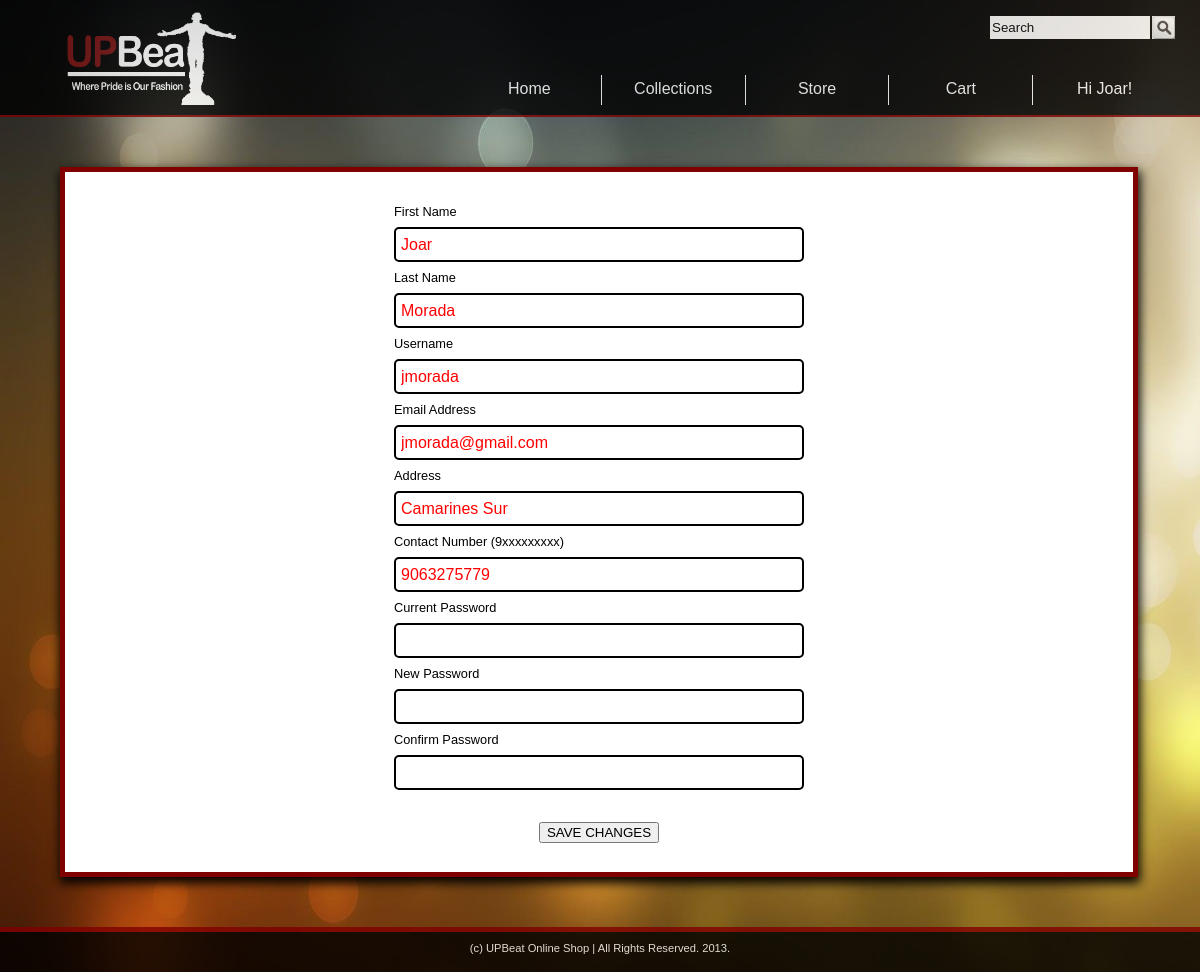
The page /upbeat.com/editaccount.php (signed in) on the database its author committed.
### tables this page shows
CREATE TABLE IF NOT EXISTS `customer` (
  `id` int(6) unsigned NOT NULL AUTO_INCREMENT,
  `fname` varchar(50) NOT NULL,
  `lname` varchar(20) NOT NULL,
  `username` varchar(20) NOT NULL,
  `email` varchar(50) NOT NULL,
  `address` varchar(50) NOT NULL,
  `contact` decimal(11,0) NOT NULL,
  `password` varchar(50) NOT NULL,
  `type` varchar(20) NOT NULL,
  PRIMARY KEY (`id`)
);

### upbeat.com/editaccount.php (the view, shortened to what this page needs)
<?php
	if(strcmp($_SESSION['type'], "customer") == 0)
		$result = mysql_query("SELECT * from customer where id=".$_SESSION['id']);
	else
		$result = mysql_query("SELECT * from administrator where id=".$_SESSION['id']);
	$row = mysql_fetch_array($result);
	$pass = $_SESSION["password"];
?>
<html>
	<head>
		<link rel = "stylesheet" type = "text/css" href = "CSS/local.css">
		<link rel = "stylesheet" type = "text/css" href = "CSS/editaccount.css">
	</head>
	<body>
		<div id = 'header'>
			<form name = 'searchform' method = 'post' action = 'store.php?cat=search&start=0&page=1'>
				<div id = 'srchline'>
					<input id = 'sbutton' type = 'submit' name = 'sbutton' value = ''/>
					<input id = 'stxtbox' type = 'text' name = 'stxtbox' value = 'Search' />
				</div>
			</form>
			<div id = 'menuline'>
				<ul id = 'menulist'>
					<li id = 'last'>
						<?php
							if (isset($_SESSION['uname'])){ echo "Hi ".$_SESSION['fname']."!";}
							else echo "Log in";
						?>
					</li>
					<li><a class = 'link' href = 'viewcart.php'>Cart</a></li>
					<li><a class = 'link' href = 'store.php?cat=all&start=0&page=1'>Store</a></li>
					<li><a class = 'link' href = 'collections.php'>Collections</a></li>
					<li id = 'home'>
						<?php
							if(isset($_SESSION['type']))
							{
								if(strcmp($_SESSION['type'], "administrator") == 0)
									echo "<a class = 'link' href = 'admin.php'>Home</a>";
								else echo "<a class = 'link' href = 'home.php'>Home</a>";
							}
							else echo "<a class = 'link' href = 'home.php'>Home</a>";
						?>
					</li>
				</ul>
			</div>
			<div id = 'logo'></div>
		</div>
		<?php
			if(isset($_SESSION['type']))
			{
				if(strcmp($_SESSION['type'], "administrator") == 0)
				{
					echo "<div id = 'maincontent'>
						<div id = 'editdiv'>
							<form name = 'editaccountadmin' method = 'post' action = 'process.php'>
								<center>
									<table class = 'account'>
										<tr><td>First Name <span id = 'editfname'></span></td></tr>
										<tr><td class = 'inputd'><input class = 'inputxt' type = 'text' name = 'acfname' value='".$row[1]."'></td></tr>
										<tr><td>Last Name <span id = 'editlname'></td></tr>
										<tr><td class = 'inputd'><input class = 'inputxt' type = 'text' name = 'aclname' value='".$row[2]."'></td></tr>
										<tr><td>Username <span id = 'edituname'></span></td></tr>
										<tr><td class = 'inputd'><input class = 'inputxt' type = 'text' name = 'acuname' value='".$row[3]."'></td></tr>
										<tr><td>Current Password <span id = 'editpword'></span></td></tr>
										<tr><td class = 'inputd'><input class = 'inputxt' type = 'password' name = 'acpword'/></td></tr>
										<tr><td>New Password <span id = 'editnewword'></td></tr>
										<tr><td class = 'inputd'><input class = 'inputxt' type = 'password' name = 'acnewword'/></td></tr>
										<tr><td>Confirm Password <span id = 'editconpword'></span></td></tr>
										<tr><td class = 'inputd'><input class = 'inputxt' type = 'password' name = 'acconword'/></td></tr>
										<tr><td colspan = '2'><input type = 'hidden' name = 'hidepword' value = '".$pass."'</td></tr>
										<tr><td class = 'tdcenter'><input type = 'submit' name = 'editacc' onclick = 'return adminEdit();' value='Save Changes'/></td></tr>
									</table>
								</center>
							</form>
						</div>
					</div>";
				}
				else
				{
					echo "
						<div id = 'maincontentedit'>
							<div id = 'accountdivedit'>
								<center>
									<form name = 'editaccount' method = 'post' action = 'process.php'>
										<table class = 'account'>
											<tr><td>First Name <span id = 'editfname'></span></td></tr>
											<tr><td class = 'inputd'><input class = 'inputxt' type = 'text' name = 'acfname' value='".$row[1]."'></td></tr>
											<tr><td>Last Name <span id = 'editlname'></span></td></tr>
											<tr><td class = 'inputd''><input class = 'inputxt' type = 'text' name = 'aclname' value='".$row[2]."'></td></tr>
											<tr><td>Username <span id = 'edituname'></span></td></tr>
											<tr><td class = 'inputd'><input class = 'inputxt' type = 'text' name = 'acuname' value='".$row[3]."'></td></tr>
											<tr><td>Email Address <span id = 'editemail'></span></td></tr>
											<tr><td class = 'inputd'><input class = 'inputxt' type = 'email' name = 'acemail' value='".$row[4]."'></td></tr>
											<tr><td>Address <span id = 'editaddress'></span></td></tr>
											<tr><td class = 'inputd'><input class = 'inputxt' type = 'text' name = 'acaddre' value='".$row[5]."'></td></tr>
											<tr><td>Contact Number (9xxxxxxxxx) <span id = 'editcontact'></span></td></tr>
											<tr><td class = 'inputd'><input class = 'inputxt' type = 'text' name = 'acconta' onclick = 'return clearfield();' value='".$row[6]."'></td></tr>
											<tr><td>Current Password <span id = 'editpword'></span></td></tr>
											<tr><td class = 'inputd'><input class = 'inputxt' type = 'password' name = 'acpword'/></td></tr>
											<tr><td>New Password <span id = 'editnewword'></span></td></tr>
											<tr><td class = 'inputd'><input class = 'inputxt' type = 'password' name = 'acnewword'/></td></tr>
											<tr><td>Confirm Password <span id = 'editconpword'></span></td></tr>
											<tr><td class = 'inputd'><input class = 'inputxt' type = 'password' name = 'acconpword'/></td></tr>
											<tr><td><input type = 'hidden' name = 'hidepword' value = '".$pass."'</td>
											<tr>
												<td class = 'tdcenter'>
													<input type = 'submit' name = 'editacc' onclick = 'return validEdit();' value = 'SAVE CHANGES'/>
												</td>
											</tr>
										</table>
									</form>
								</center>
							</div>
						</div>
					";
				}
			}
		?>
		<div id = 'footer'>(c) UPBeat Online Shop | All Rights Reserved. 2013.</div>
	</body>
</html>

### upbeat.com/CSS/local.css (style rules this page uses)
body { margin: auto; min-width: 1000px; font-family: arial; max-width: 1500px; overflow: auto; background-size: 100% 100%; background-image: url("../IMAGES/colorful.jpg"); background-attachment: fixed; }
#header { margin: auto; float: left; width: 100%; height: 115px; background-color: black; color: white; opacity: 0.8; border-bottom: 2px solid maroon; }
#menuline { margin-top: 35px; float: right; text-align: right; width: 100%; height: 30px; }
ul#menulist { float: right; margin-top: 0%; padding: 0%; color: black; margin-right: 2%; width: 70%; height: 30px; font-family: arial; }
ul#menulist li { float: right; width: 17%; height: 25px; font-size: 100%; font-family: Arial; list-style: none; text-align: center; padding-top: 5px; color: white; border-right: 1px solid white; }
ul#menulist li#last { border-right: 0px; }
#srchline { float: right; margin-top: 15px; margin-right: 2%; width: 18%; height: 25px; text-align: center; }
#logo { margin-left: 5%; top: 5px; position: absolute; width: 180px; height: 110px; background-repeat: no-repeat; background-size: 98% 98%; background-image: url("../IMAGES/wlogo.png"); }
#stxtbox { width: 75%; height: 25px; float: right; border: 1px solid black; }
#sbutton { width: 25px; margin: 0%; float: right; padding: 0%; height: 25px; border: 1px solid black; background-size: 25px 25px; background-image: url("../IMAGES/sbutton.png"); }
#footer { float: left; padding-top: 10px; font-size: 70%; opacity: 0.8; font-family: arial; width: 100%; text-align: center; border-top: 5px solid maroon; color: white; height: 30px; background-color: black; }
a.link { list-style: none; text-decoration: none; color: inherit; }
span { font-size: 80%; padding-right: 2%; color: red; text-align: center; }

### upbeat.com/CSS/editaccount.css (style rules this page uses)
#maincontentedit { float: left; width: 100%; height: 810px; }
table.account { margin-top: 25px; }
td { width: 400px; font-size: 80%; height: 25px; }
td.tdcenter { text-align: center; }
td.inputd { margin: 0%; font-size: 100%; }
.inputxt { width: 410px; padding-left: 5px; height: 35px; border: 2px solid black; border-radius: 5px; font-size: 100%; color: red; }
#accountdivedit { float: left; margin-left: 5%; overflow: hidden; margin-top: 50px; background-color: white; width: 89%; height: 700px; border: 5px solid maroon; box-shadow: 1px 5px 10px 1px black; }

### rows shown on the page
customer: acfname "Joar", aclname "Morada", acuname "jmorada", acemail "jmorada@gmail.com", acaddre "Camarines Sur", acconta "9063275779"

### other values the page prints
$_SESSION['fname'] "Joar"
